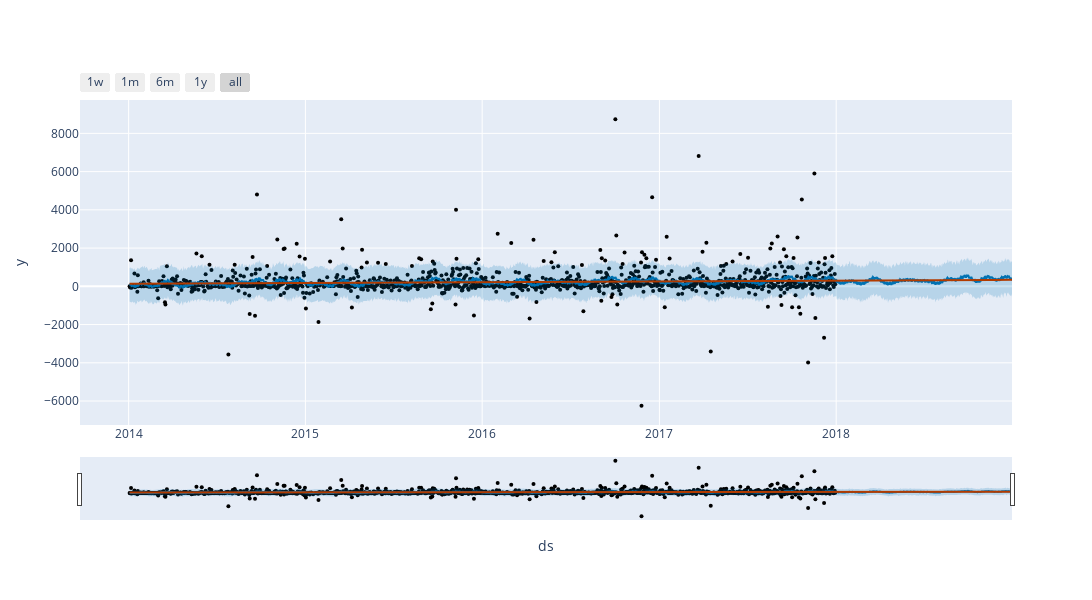

Notebook source saved alongside this figure:
### Code cell
fig12=plot_plotly(m, forecast, trend=True,  figsize=(1200,600))

### Figure 1 — Plotly figure (JSON) as saved in the notebook; plotly's stock layout.template omitted (floating-point values rounded to 4 significant figures; data arrays with more than 128 entries replaced by an {"elided": "..."} marker saying what was removed)
{"data": [{"marker": {"color": "black", "size": 4}, "mode": "markers", "name": "Actual", "type": "scatter", "x": {"elided": "1237 str values"}, "y": {"elided": "1237 float values"}}, {"hoverinfo": "skip", "line": {"width": 0}, "mode": "lines", "type": "scatter", "x": {"elided": "1602 str values"}, "y": {"elided": "1602 float values"}}, {"fill": "tonexty", "fillcolor": "rgba(0, 114, 178, 0.2)", "line": {"color": "#0072B2", "width": 2}, "mode": "lines", "name": "Predicted", "type": "scatter", "x": {"elided": "1602 str values"}, "y": {"elided": "1602 float values"}}, {"fill": "tonexty", "fillcolor": "rgba(0, 114, 178, 0.2)", "hoverinfo": "skip", "line": {"width": 0}, "mode": "lines", "type": "scatter", "x": {"elided": "1602 str values"}, "y": {"elided": "1602 float values"}}, {"line": {"color": "#B23B00", "width": 2}, "mode": "lines", "name": "Trend", "type": "scatter", "x": {"elided": "1602 str values"}, "y": {"elided": "1602 float values"}}], "layout": {"height": 600, "showlegend": false, "width": 1200, "xaxis": {"rangeselector": {"buttons": [{"count": 7, "label": "1w", "step": "day", "stepmode": "backward"}, {"count": 1, "label": "1m", "step": "month", "stepmode": "backward"}, {"count": 6, "label": "6m", "step": "month", "stepmode": "backward"}, {"count": 1, "label": "1y", "step": "year", "stepmode": "backward"}, {"step": "all"}]}, "rangeslider": {"visible": true}, "title": {"text": "ds"}, "type": "date"}, "yaxis": {"title": {"text": "y"}}}}
